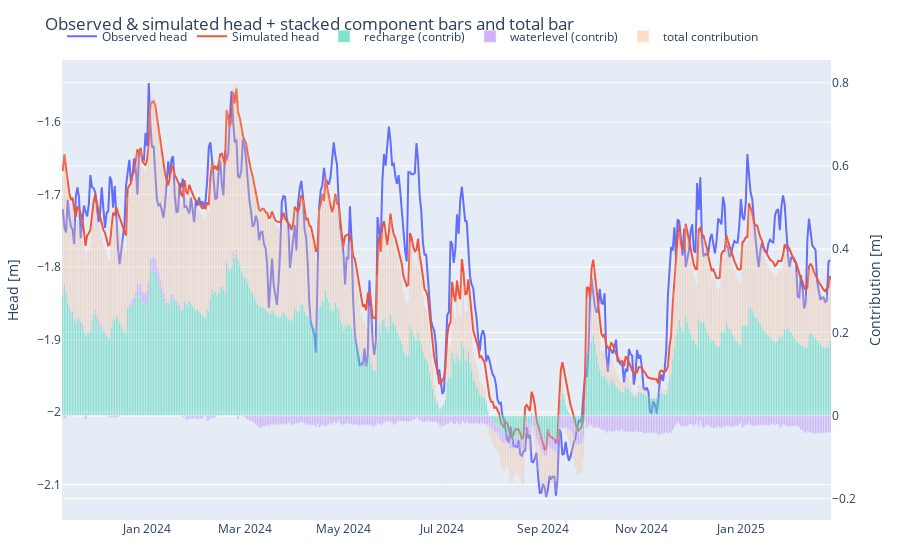

Notebook code for this chart:
### Code cell
import pandas as pd
from plotly.subplots import make_subplots
import plotly.graph_objects as go

# --- build series ---
sim = ml_2.simulate()
try:
    obs = df_head_daily
except AttributeError:
    obs = ml_2.observations.observations

c_recharge   = ml_2.get_contribution('recharge')
c_waterlevel = ml_2.get_contribution('waterlevel')

# align indexes
idx = obs.index.union(sim.index).union(c_recharge.index).union(c_waterlevel.index)
obs = obs.reindex(idx)
sim = sim.reindex(idx)
c_recharge   = c_recharge.reindex(idx).fillna(0.0)
c_waterlevel = c_waterlevel.reindex(idx).fillna(0.0)

# total contribution
c_total = (c_recharge + c_waterlevel).fillna(0.0)

# OPTIONAL: downsample to weekly to reduce bar clutter
# week = pd.to_datetime(idx).to_series().dt.to_period('W').dt.start_time
# obs, sim = obs.groupby(week).mean(), sim.groupby(week).mean()
# c_recharge, c_waterlevel, c_total = c_recharge.groupby(week).sum(), c_waterlevel.groupby(week).sum(), c_total.groupby(week).sum()

# --- figure with secondary y-axis ---
fig = make_subplots(specs=[[{"secondary_y": True}]])

# lines (primary y)
fig.add_trace(go.Scatter(x=obs.index, y=obs, name="Observed head", mode="lines"),
              secondary_y=False)
fig.add_trace(go.Scatter(x=sim.index, y=sim, name="Simulated head", mode="lines"),
              secondary_y=False)

# stacked component bars (secondary y) -> same offsetgroup so they stack
fig.add_trace(go.Bar(x=c_recharge.index, y=c_recharge, name="recharge (contrib)",
                     opacity=0.5, offsetgroup="components", hovertemplate="%{y:.3f} m"),
              secondary_y=True)

fig.add_trace(go.Bar(x=c_waterlevel.index, y=c_waterlevel, name="waterlevel (contrib)",
                     opacity=0.5, offsetgroup="components", hovertemplate="%{y:.3f} m"),
              secondary_y=True)

# total contribution bar (secondary y) -> different offsetgroup so it sits next to the stack
fig.add_trace(go.Bar(x=c_total.index, y=c_total, name="total contribution",
                     opacity=0.35, offsetgroup="total", marker_line_width=0.5,
                     hovertemplate="%{y:.3f} m"),
              secondary_y=True)

fig.update_layout(
    title="Observed & simulated head + stacked component bars and total bar",
    barmode="relative",      # stack within the same offsetgroup
    bargap=0.02,             # small gap between groups (stack vs total)
    legend=dict(orientation="h", yanchor="bottom", y=1.02, xanchor="left", x=0),
    margin=dict(l=40, r=20, t=60, b=40),
)

fig.update_yaxes(title_text="Head [m]", secondary_y=False)
fig.update_yaxes(title_text="Contribution [m]", secondary_y=True)

fig.show()

### Figure 1 — Plotly figure (JSON) as saved in the notebook; plotly's stock layout.template omitted (floating-point values rounded to 4 significant figures; data arrays with more than 128 entries replaced by an {"elided": "..."} marker saying what was removed)
{"data": [{"mode": "lines", "name": "Observed head", "type": "scatter", "x": {"elided": "474 str values"}, "xaxis": "x", "y": {"elided": "474 float values"}, "yaxis": "y"}, {"mode": "lines", "name": "Simulated head", "type": "scatter", "x": {"elided": "474 str values"}, "xaxis": "x", "y": {"elided": "474 float values"}, "yaxis": "y"}, {"hovertemplate": "%{y:.3f} m", "name": "recharge (contrib)", "offsetgroup": "components", "opacity": 0.5, "type": "bar", "x": {"elided": "474 str values"}, "xaxis": "x", "y": {"elided": "474 float values"}, "yaxis": "y2"}, {"hovertemplate": "%{y:.3f} m", "name": "waterlevel (contrib)", "offsetgroup": "components", "opacity": 0.5, "type": "bar", "x": {"elided": "474 str values"}, "xaxis": "x", "y": {"elided": "474 float values"}, "yaxis": "y2"}, {"hovertemplate": "%{y:.3f} m", "marker": {"line": {"width": 0.5}}, "name": "total contribution", "offsetgroup": "total", "opacity": 0.35, "type": "bar", "x": {"elided": "474 str values"}, "xaxis": "x", "y": {"elided": "474 float values"}, "yaxis": "y2"}], "layout": {"bargap": 0.02, "barmode": "relative", "legend": {"orientation": "h", "x": 0, "xanchor": "left", "y": 1.02, "yanchor": "bottom"}, "margin": {"b": 40, "l": 40, "r": 20, "t": 60}, "title": {"text": "Observed & simulated head + stacked component bars and total bar"}, "xaxis": {"anchor": "y", "domain": [0, 0.94]}, "yaxis": {"anchor": "x", "domain": [0, 1], "title": {"text": "Head [m]"}}, "yaxis2": {"anchor": "x", "overlaying": "y", "side": "right", "title": {"text": "Contribution [m]"}}}}
